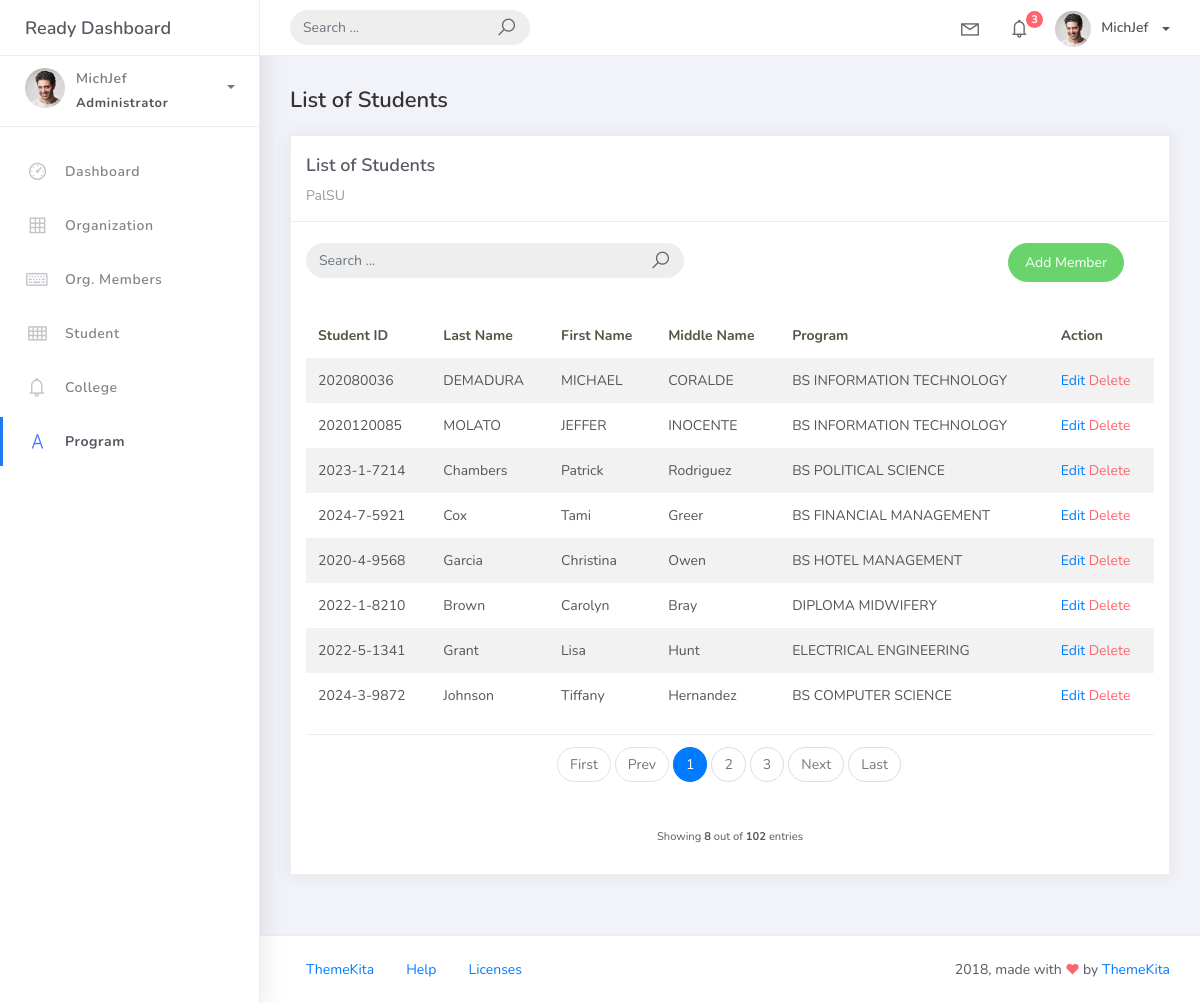
Screenshot of /student_list with the database file from the repository.
### studentorg/models.py (models this page shows, shortened)
class BaseModel (models.Model):
    created_at = models.DateTimeField(auto_now_add=True, db_index=True)
    updated_at = models.DateTimeField(auto_now=True)
    class Meta:
        abstract = True

class Student (BaseModel):
    student_id =models.CharField(max_length=15)
    lastname = models.CharField(max_length=25)
    firstname = models.CharField(max_length=25)
    middlename = models.CharField(max_length=25, blank=True, null=True)
    program = models.ForeignKey(Program, on_delete=models.CASCADE)

class Program(BaseModel):
    prog_name = models.CharField(max_length=150)
    college = models.ForeignKey(College, on_delete=models.CASCADE)
    def __str__(self):
        return self.prog_name

### studentorg/views.py (the view)
# urls.py: path('student_list', StudentList.as_view(), name='student-list'),
class StudentList(ListView):
    model = Student
    context_object_name = 'student'
    template_name = 'Student/student_list.html'
    paginate_by = 8
    def get_queryset(self, *args, **kwargs):
        qs = super(StudentList, self).get_queryset(*args, **kwargs)
        if self.request.GET.get("q") != None:
            query = self.request.GET.get('q')
            qs = qs.filter(Q(firstname__icontains=query) |
                        Q (lastname__icontains=query) |
                        Q (middlename__icontains=query) |
                        Q (student_id__icontains=query))
        return qs

### templates/Student/student_list.html
{% extends 'base.html' %} {% load static %} {% block content %}
<div class="content">
    <div class="container-fluid">
        <h4 class="page-title">List of Students</h4>
        <div class="row">
            <div class="col-md-12">
                <div class="card">
                    <div class="card-header">
                        <div class="card-title">List of Students</div>
                        <div class="card-category">PalSU</div>
                    </div>
                    <br />
                    <div class="col-md-12 row">
                        <div class="col-md-6">
                            <form class="navbar-left navbar-form nav-search mr-md-3" action="{% url 'student-list' %}">
                                <div class="input-group">
                                    <input type="text"placeholder="Search ..." class="form-control" name="q"/>
                                    <div class="input-group-append">
                                        <span class="input-group-text">
                                            <i class="la la-search search-icon"></i>
                                        </span>
                                    </div>
                                </div>
                            </form>
                        </div>
                        <div class="col-md-6">
                            <div class="pull-right">
                                <a
                                    href="{% url 'student-add' %}"
                                    class="btn btn-success btn-rounded"
                                    >Add Member</a>
                            </div>
                        </div>
                        </div>
                    <div class="card-body">
                        <table class="table table-striped mt-3">
                            <thead>
                                <tr>
                                    <th scope="col">Student ID</th>
                                    <th scope="col">Last Name</th>
                                    <th scope="col">First Name</th>
                                    <th scope="col"> Middle Name</th>
                                    <th scope="col">Program</th>
                                    <th scope="col">Action</th>
                                </tr>
                            </thead>
                            <tbody>
                                {% for object in object_list %}
                                <tr>
                                    <td>{{ object.student_id }}</td>
                                    <td>{{ object.lastname }}</td>
                                    <td>{{ object.firstname }}</td>
                                    <td>{{ object.middlename }}</td>
                                    <td>{{ object.program }}</td>
                                    <td>
                                        <a href="student_list/{{ object.id }}">Edit</a>
                                        <a href="student_list/{{ object.id }}/delete" class="text-danger">Delete</a>
                                    </td>
                                </tr>
                                {% empty %}
                                <tr>
                                    <td colspan="4" style="text-align: center">
                                        <p class="text-sm font-weight-bold mb-0">No Records Found</p>
                                    </td>
                                </tr>
                                {% endfor %}
                            </tbody>
                        </table>
                        {% include 'includes/pagination.html' %}
                    </div>
                </div>
            </div>
        </div>
    </div>
</div>
{% endblock %}

### rows the page displays
Student: student_id "202080036", lastname "DEMADURA", firstname "MICHAEL", middlename "CORALDE", program "BS INFORMATION TECHNOLOGY"
Student: student_id "2020120085", lastname "MOLATO", firstname "JEFFER", middlename "INOCENTE", program "BS INFORMATION TECHNOLOGY"
Student: student_id "2023-1-7214", lastname "Chambers", firstname "Patrick", middlename "Rodriguez", program "BS POLITICAL SCIENCE"
Student: student_id "2024-7-5921", lastname "Cox", firstname "Tami", middlename "Greer", program "BS FINANCIAL MANAGEMENT"
Student: student_id "2020-4-9568", lastname "Garcia", firstname "Christina", middlename "Owen", program "BS HOTEL MANAGEMENT"
Student: student_id "2022-1-8210", lastname "Brown", firstname "Carolyn", middlename "Bray", program "DIPLOMA MIDWIFERY"
Student: student_id "2022-5-1341", lastname "Grant", firstname "Lisa", middlename "Hunt", program "ELECTRICAL ENGINEERING"
Student: student_id "2024-3-9872", lastname "Johnson", firstname "Tiffany", middlename "Hernandez", program "BS COMPUTER SCIENCE"

### other values shown
{{ page_num }} "1"
{{ page_num }} "2" "3"
{{ object_list.count }} "8"
{{ paginator.count }} "102"
